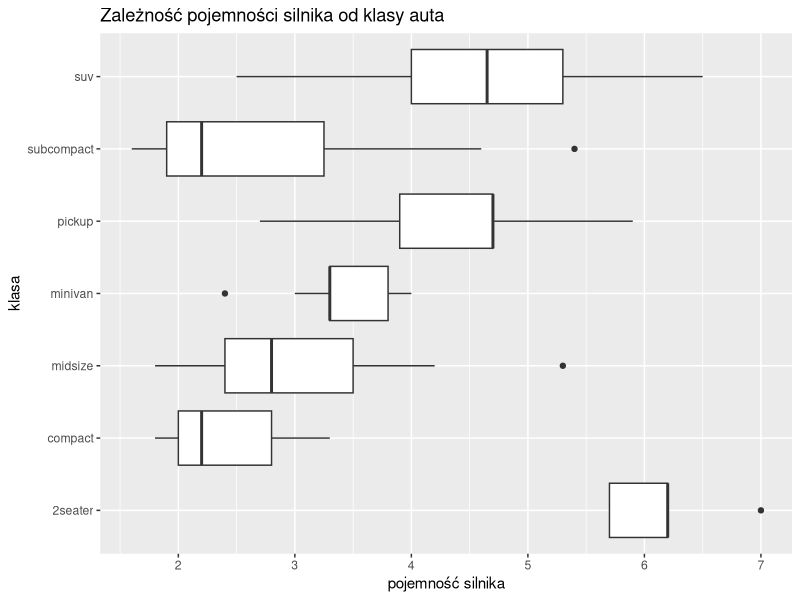

Write R code to recreate this figure.
## ---- chunk 1
library(tidyverse)
ggplot(data = mpg, aes(x = class, y = displ)) +
   geom_boxplot() +
   coord_flip() +
labs(title = "Zależność pojemności silnika od klasy auta", x = "klasa", y = "pojemność silnika")
## ---- chunk 2
library(tidyverse)
filter(diamonds, price > 330) %>% 
arrange(desc(carat))
